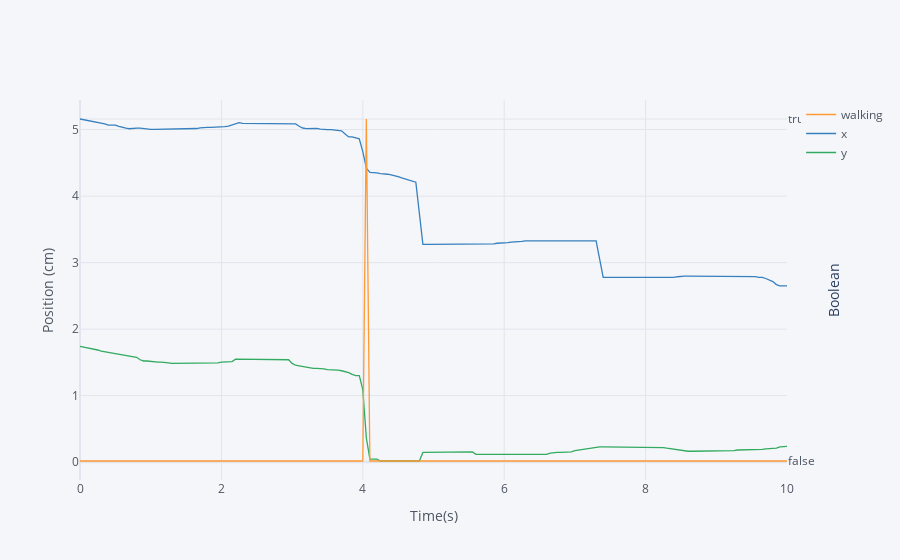

Notebook code cell kept with this figure:
### Code cell
rfoot['walking'] = rfoot['velocity']>10
rfoot[['walking', 'x', 'y']][:10].iplot(xTitle='Time(s)', yTitle='Position (cm)', secondary_y=['walking'], secondary_y_title='Boolean')

### Figure 1 — Plotly figure (JSON) as saved in the notebook; plotly's stock layout.template omitted (floating-point values rounded to 4 significant figures; data arrays with more than 128 entries replaced by an {"elided": "..."} marker saying what was removed)
{"data": [{"line": {"color": "rgba(255, 153, 51, 1.0)", "dash": "solid", "shape": "linear", "width": 1.3}, "mode": "lines", "name": "walking", "text": "", "type": "scatter", "x": {"elided": "201 float values"}, "xaxis": "x", "y": {"elided": "201 bool values"}, "yaxis": "y2"}, {"line": {"color": "rgba(55, 128, 191, 1.0)", "dash": "solid", "shape": "linear", "width": 1.3}, "mode": "lines", "name": "x", "text": "", "type": "scatter", "x": {"elided": "201 float values"}, "y": {"elided": "201 float values"}}, {"line": {"color": "rgba(50, 171, 96, 1.0)", "dash": "solid", "shape": "linear", "width": 1.3}, "mode": "lines", "name": "y", "text": "", "type": "scatter", "x": {"elided": "201 float values"}, "y": {"elided": "201 float values"}}], "layout": {"legend": {"bgcolor": "#F5F6F9", "font": {"color": "#4D5663"}}, "paper_bgcolor": "#F5F6F9", "plot_bgcolor": "#F5F6F9", "title": {"font": {"color": "#4D5663"}}, "xaxis": {"gridcolor": "#E1E5ED", "showgrid": true, "tickfont": {"color": "#4D5663"}, "title": {"font": {"color": "#4D5663"}, "text": "Time(s)"}, "zerolinecolor": "#E1E5ED"}, "yaxis": {"gridcolor": "#E1E5ED", "showgrid": true, "tickfont": {"color": "#4D5663"}, "title": {"font": {"color": "#4D5663"}, "text": "Position (cm)"}, "zerolinecolor": "#E1E5ED"}, "yaxis2": {"anchor": "x", "gridcolor": "#E1E5ED", "overlaying": "y", "showgrid": true, "side": "right", "tickfont": {"color": "#4D5663"}, "title": {"text": "Boolean"}, "zerolinecolor": "#E1E5ED"}}}
